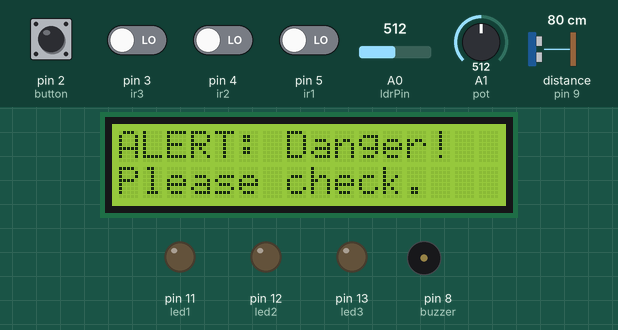
Bench run of a sketch on a simulated Arduino Uno, built with avr-gcc and run on an emulated ATmega328P. Shown: 16×2 character LCD, output pins drawn as LEDs (lit = HIGH), buzzer (waves = sounding). Inputs (shaded band) come from the test bench; at power-on: pin 2 (button) HIGH, pin 3 (ir3), pin 4 (ir2), pin 5 (ir1) LOW, A1 (pot) = 512, A0 (ldrPin) = 512, distance to the obstacle (sensor on pin 9) 80 cm. The echo pulse lasts 58.3 µs per cm; pins used as bus, display or sensor lines are not drawn; what the sketch prints to the serial monitor is not drawn.

Above: at 0.94 s.
1.3 s: pin 2 (button) pulled LOW for 1.85 s
At 2.0 s:
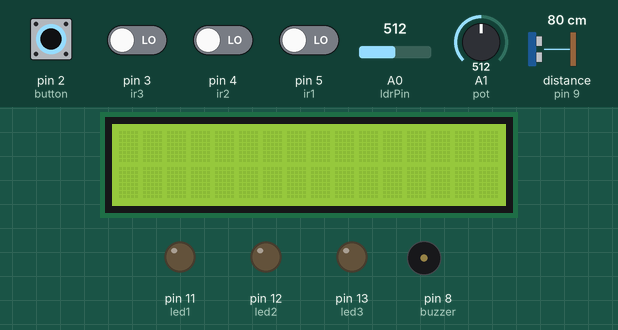
6.1 s: pin 2 (button) driven LOW and pin 5 (ir1) driven HIGH
At 11.1 s:
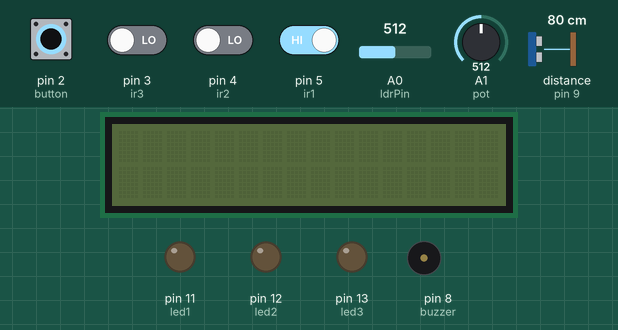
11.2 s: pin 4 (ir2) driven HIGH
At 13.0 s:
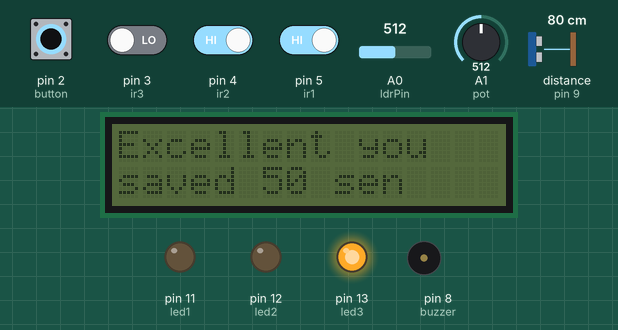
14.2 s: pin 3 (ir3) driven HIGH
At 18.17 s:
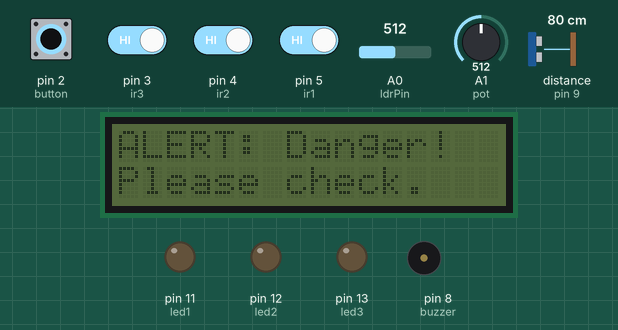
19.2 s: pin 4 (ir2) driven LOW
At 22.1 s:
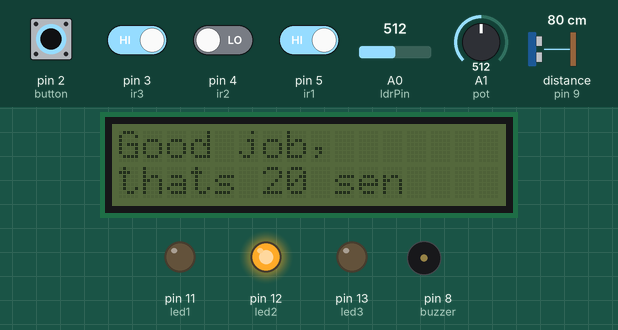
24.3 s: A1 (pot) set to 716
Timing chart, 0 to 49.2 s (numbered marks = the images above; inputs shaded):
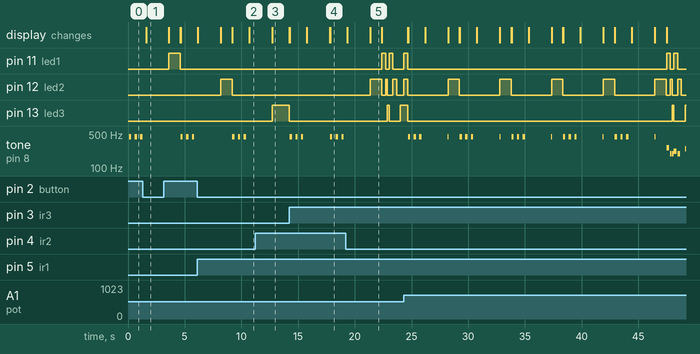

The sketch:

IOT_Assignment.ino
```cpp
#include <LiquidCrystal_I2C.h>
#define NOTE_C4 262
#define NOTE_G3 196
#define NOTE_A3 220
#define NOTE_B3 247
#define NOTE_A4 440
int seconds = 0;
int ir1 = 5;
int ir2 = 4;
int ir3 = 3;
int led1 = 11;
int led2 = 12;
int led3 = 13;
int buzzer = 8;
int button = 2;
int trigPin = 10;
int echoPin = 9;
int ldrPin = A0;
int isObstacle1 = HIGH;
int isObstacle2 = HIGH;
int isObstacle3 = HIGH;
float saving = 0;
int previousSaving = 0;
int melody[] = { NOTE_C4, NOTE_G3, NOTE_G3, NOTE_A3, NOTE_G3, 0, NOTE_B3, NOTE_C4 };
int ledMelody[] = { 11, 12, 13, 11, 12, 0, 13, 0 };
int noteDurations[] = { 4, 8, 8, 4, 4, 4, 4, 4 };
int backlightState = 1;
int pot = A1;
int threshold = 512;
int buzzerStatus = 1;
int storage=300;
int ldrStatus=0;
LiquidCrystal_I2C lcd(0x27, 16, 2);

void setup() {
  lcd.init();
  pinMode(ir1, INPUT);
  pinMode(ir2, INPUT);
  pinMode(ir3, INPUT);
  pinMode(button, INPUT_PULLUP);
  pinMode(led1, OUTPUT);
  pinMode(led2, OUTPUT);
  pinMode(led3, OUTPUT);
  pinMode(trigPin, OUTPUT);
  pinMode(echoPin, INPUT);
  pinMode(ldrPin, INPUT);
  lcd.backlight();
  lcd.display();
  Serial.begin(9600);
  Serial.println("Welcome");
}

void loop() {
  //For lcd light
  buttonCheck();

  //For buzzer on/off
  potCheck();

  //For ldr alarm
  ldrCheck();

  //For coin counter
  irCheck();

  //For status checking
  printStatus();

  // If saved another Ringgit
  if (saving - previousSaving >= 1) {
    lcd.clear();
    lcd.print("Nice, another");
    lcd.setCursor(0, 1);
    lcd.print("1 Ringgit");
    previousSaving = saving;
    music();
    lcd.clear();

    //check storage
    udCheck();
  }
}

void udCheck(){
  // Clears the trigPin
  digitalWrite(trigPin, LOW);
  delayMicroseconds(2);

  // Sets the trigPin on HIGH state for 10 micro seconds
  digitalWrite(trigPin, HIGH);
  delayMicroseconds(10);
  digitalWrite(trigPin, LOW);

  // Reads the echoPin, returns the sound wave travel time in microseconds
  int duration = pulseIn(echoPin, HIGH);
  // Calculating the distance
  storage = duration*0.034/2;
}

void irCheck(){
  isObstacle1 = digitalRead(ir1);
  isObstacle2 = digitalRead(ir2);
  isObstacle3 = digitalRead(ir3);

  if (isObstacle1 == LOW) {
    insertSound();
    lcd.clear();
    lcd.print("Nah just 10 sen");
    saving += 0.1;
    for (int a = 1; a <= 2; a++) {
      digitalWrite(led1, HIGH);  // Turn the LED on
      delay(500);
      digitalWrite(led1, LOW);  // Turn the LED off
    }
    lcd.clear();
  } else if (isObstacle2 == LOW) {
    insertSound();
    lcd.clear();
    lcd.print("Good job,");
    lcd.setCursor(0, 1);
    lcd.print("thats 20 sen");
    saving += 0.2;
    for (int a = 1; a <= 2; a++) {
      digitalWrite(led2, HIGH);  // Turn the LED on
      delay(500);
      digitalWrite(led2, LOW);  // Turn the LED off
    }
    lcd.clear();
  } else if (isObstacle3 == LOW) {
    insertSound();
    lcd.clear();
    lcd.print("Excellent you");
    lcd.setCursor(0, 1);
    lcd.print("saved 50 sen");
    saving += 0.5;
    for (int a = 1; a <= 3; a++) {
      digitalWrite(led3, HIGH);  // Turn the LED on
      delay(500);
      digitalWrite(led3, LOW);  // Turn the LED off
    }
    lcd.clear();
  } else {
    lcd.setCursor(0, 0);
    lcd.print("Saving = ");
    lcd.print(saving);
    lcd.setCursor(0,1);
    lcd.print("Storage: ");
    if (storage <= 5){
      lcd.print("Full");
    } else if (storage <= 10){
      lcd.print("Half");
    } else{
      lcd.print("Empty");
    }
  }
}

void ldrCheck(){
  ldrStatus = analogRead(ldrPin);
  if (ldrStatus > 200) {
    danger();
    delay(2000);
  }
}

void potCheck(){
  int potValue = analogRead(pot);
  if (potValue > threshold) {
    buzzerStatus = 1;  // Turn the buzzer on
  } else {
    buzzerStatus = 0;   // Turn the buzzer off
  }
}

void buttonCheck(){
  if (digitalRead(button) == 0) {  // Check if button is pressed
    toggleBacklight();             // Toggle the backlight
  }
}

void printStatus(){
  Serial.print(isObstacle1);
  Serial.print(", ");
  Serial.print(isObstacle2);
  Serial.print(", ");
  Serial.print(isObstacle3);
  Serial.print(", ");
  Serial.print(buzzerStatus);
  Serial.print(", ");
  Serial.print(backlightState);
  Serial.print(", ");
  Serial.print(storage);
  Serial.print(", ");
  Serial.println(ldrStatus);
}

void music() {
  // Iterate over the notes of the melody
  for (int thisNote = 0; thisNote < 8; thisNote++) {
    // Calculate the note duration, take one second. Divided by the note type
    int noteDuration = 1000 / noteDurations[thisNote];
    if (buzzerStatus == 1) {
      tone(buzzer, melody[thisNote], noteDuration);
    }

    // Distinguish the notes, set a minimum time between them
    // The note's duration +30% seems to work well
    int pauseBetweenNotes = noteDuration * 1.30;

    // Blink the LED
    if (thisNote < 7) {
      digitalWrite(ledMelody[thisNote], HIGH);  // Turn the corresponding LED on
    } else {
      // Last Node All LEDs blink together
      for (int i = 11; i <= 13; i++) {
        digitalWrite(i, HIGH);
      }
    }
    delay(pauseBetweenNotes);

    // Stop the tone playing
    noTone(buzzer);

    for (int i = 11; i <= 13; i++) {
      digitalWrite(i, LOW);
    }
  }
}

void insertSound() {
  if (buzzerStatus == 1) {
    tone(buzzer, NOTE_A4, 80);
  }
}

void toggleBacklight() {
  if (backlightState == 1) {  // Set backlight according to the state
    lcd.noBacklight();
    backlightState = 0;
  } else {
    lcd.backlight();
    backlightState = 1;
  }
}

void danger() {
  while (true) {
    lcd.clear();
    lcd.print("ALERT: Danger!");
    lcd.setCursor(0, 1);
    lcd.print("Please check.");

    // Play warning sound on the buzzer
    for (int i = 0; i < 3; i++) {
      tone(buzzer, NOTE_A4, 200);
      delay(250);
      noTone(buzzer);
      delay(250);
    }

    // Check for a button press to exit the loop
    if (digitalRead(button) == 0) {
      lcd.clear();
      break; // Exit the loop if the button is pressed
    }
  }
}
```

Measured:
- after the input at 1.3 s, pin 11 (led1): LOW → HIGH after 2.3 s, → LOW 1.0 s later; the display: changes after 0.30 s (image 1)
- after the input at 6.1 s, pin 12 (led2): LOW → HIGH after 2.1 s, → LOW 1.0 s later; the display: first changes after 0.05 s (image 2 shows a later state)
- after the input at 11.2 s, pin 12 (led2): stays LOW (without the input it goes to HIGH after 1.5 s); pin 13 (led3): LOW → HIGH after 1.5 s; tone on pin 8 (buzzer): stays silent (without the input it goes to 440 Hz after 2.6 s); the display: changes after 1.5 s (image 3)
- after the input at 14.2 s, pin 13 (led3): goes on until 14.2 s, then stays LOW; the display: first differs from a run without the input after 3.6 s (image 4 shows a later state)
- after the input at 19.2 s, pin 11 (led1): alternates HIGH for 0.33 s and LOW for 0.32 s, 4 changes in all, then stays LOW, starting after 3.2 s; pin 12 (led2): goes HIGH 1.0 s, LOW 0.35 s, HIGH 0.16 s, LOW 0.49 s, HIGH 0.33 s, then LOW, starting after 2.2 s
- what the display in image 5 shows lasts 1.0 s, from 21.4 s to 22.4 s
